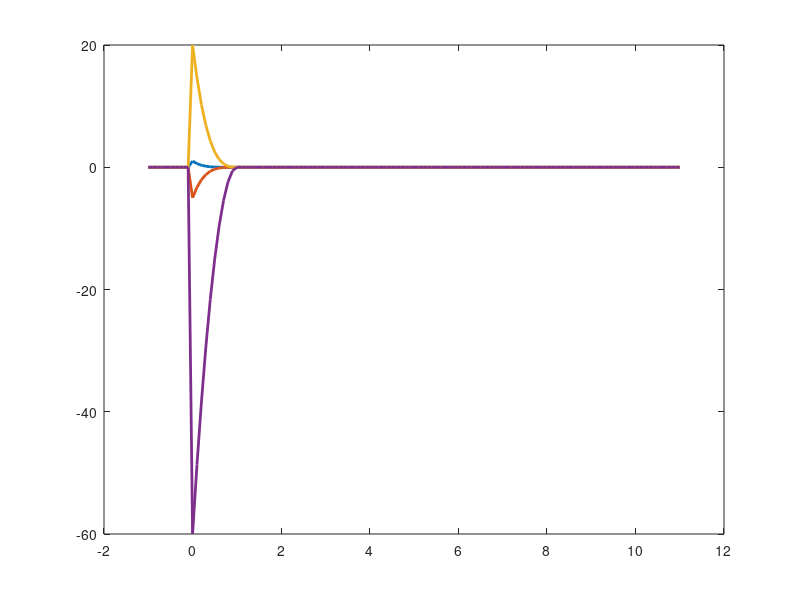

Write the MATLAB code that produced this figure. (Note: this script raises an error after producing the figure.)
K = 6;
S = K-1;
t_knot = linspace(0,10,11)';
t_knot(3) = [];
t_knot(5) = [];

t = linspace(-1,11,121)';
% t = 10;

% if S == 3
%     addpath('./cubic_splines');
%     spline = @(t) cspline(t);
%     spline_t = @(t) cspline_t(t);
%     spline_tt = @(t) cspline_tt(t);
%     spline_ttt = @(t) cspline_ttt(t);
% elseif S == 5
%     addpath('./quintic_splines');
%     spline = @(t) qspline(t);
%     spline_t = @(t) qspline_t(t);
%     spline_tt = @(t) qspline_tt(t);
%     spline_ttt = @(t) qspline_ttt(t);
% else
%     disp('Whoops! I only know how to deal with splines of order 3 and 5.')
%     return;
% end

% Now we need to add knot points past the beginning and end.
%
% M is given as the number of splines on the interval [t(1), t(end)]. We
% need to add extra splines before an after this, depending on order of the
% spline.
% pre_knots = t_knot(1) + (t_knot(2)-t_knot(1))*(-floor(S/2):-1)';
% post_knots = t_knot(end) + (t_knot(end)-t_knot(end-1))*(1:floor(S/2))';
%t_knot = [pre_knots; t_knot; post_knots];
t_knot = [repmat(t_knot(1),S,1); t_knot; repmat(t_knot(end),S,1)];
dt_knot = diff(t_knot);
t_knot2 = t_knot + [dt_knot; dt_knot(end)];

% numer of knots
M = length(t_knot);

% This is true assuming the original t_knot was strictly monotonically
% increasing (no repeat knots) and we added repeat knots at the beginning
% and end of the sequences.
N_splines = M - 2*S + 2*floor(S/2);

% number of collocation points
N = length(t);

% Rows are the N collocation points
% Columns are the M splines
X = zeros(N,N_splines,K); % This will contain all splines and their derivatives
XB = zeros(N,N_splines,K); % This will contain all splines through order K
for t_i=1:N % loop through all N collocation points
    i = find( t_knot <= t(t_i) & t(t_i) < t_knot2, 1, 'last' );
    if isempty(i)
        if t(t_i) < t_knot(1)
            i = find( t_knot == t_knot(1), 1, 'last');
            continue; %This continue means we don't need to set b(1) = 0; or check indices on the delta_r line
        elseif t(t_i) == t_knot(end)
            i = find( t_knot < t(t_i), 1, 'last'); 
        else
            i = find( t_knot < t_knot(end), 1, 'last');
            continue; %b(1) = 0;
        end
    end
    
    delta_r = zeros(K,1);
    delta_l = zeros(K,1);
    
    XB(t_i,i,1) = 1;
    
    b = zeros(K,1); b(1) = 1;
    for j=1:(K-1) % loop through splines of increasing order
       delta_r(j) = t_knot(i+j) - t(t_i);
       delta_l(j) = t(t_i) - t_knot(i+1-j);
       
       saved = 0;
       for r=1:j % loop through the nonzero splines
           term = b(r)/(delta_r(r) + delta_l(j+1-r));
           b(r) = saved + delta_r(r)*term;
           saved = delta_l(j+1-r)*term;
       end
       b(j+1) = saved;
       
       indices = max(1,i-j):i;
       XB(t_i,indices,j+1) = b(1:length(indices));
    end
    
    indices = max(1,i-K+1):i;
    X(t_i,indices,1) = b(1:length(indices));
    
end

% diff_coeff = @(a,r,m) (K-m)*(a(r)-a(r-1))/(t_knot(r+K-m) - t_knot(r));
diff_coeff = @(a,r,m) (K-m)*(a(2)-a(1))/(t_knot(r+K-m) - t_knot(r));

for r=1:N_splines
    % alpha mimics equation X.16 in deBoor's PGS, but localized to avoid
    % the zero elements.
    alpha = zeros(S+2,S+2); % row is the coefficient, column is the derivative (1=0 derivatives)
    alpha(2,1) = 1;
    for m=1:S
        for i=1:(m+1)
            a = alpha(:,m);
            alpha(i+1,m+1) = diff_coeff(a(i:end),r+i-1,m);
            if isinf(alpha(i+1,m+1)) || isnan(alpha(i+1,m+1))
                alpha(i+1,m+1) = 0;
            end
            if r+i-1>N_splines
                B = zeros(N,1);
            else
                B = XB(:,r+i-1,K-m);
            end
            X(:,r,m+1) = X(:,r,m+1) + alpha(i+1,m+1)*B;
        end
    end
end

% for i=1:N_splines
%     alpha = zeros(m+1,m);
%     for m=1:S
%         delta_l = t_knot(i+K-m) - t_knot(i);
%         delta_r = t_knot(i+K-m+1) - t_knot(i+1);
%         if i+1>N_splines
%             Br = zeros(N,1);
%         else
%             Br = XB(:,i+1,K-m);
%         end
%         X(:,i,m+1) = (K-m)*(XB(:,i,K-m)/delta_l - Br/delta_r);
%     end
% end

k=1;
figure, plot(t,X(:,k,1),'LineWidth', 2), hold on
plot(t,X(:,k,2),'LineWidth', 2)
plot(t,X(:,k,3),'LineWidth', 2)
plot(t,X(:,k,4),'LineWidth', 2)
% plot(t,DB(:,k,K-3))

plot(t,vdiff(t(2)-t(1),X(:,k,1),1))
plot(t,vdiff(t(2)-t(1),vdiff(t(2)-t(1),X(:,k),1),1))
% ylim([min(X(:,k))*1.05 max(X(:,k))*1.05])
legend('X', 'X_t', 'X_{tt}', 'X_{ttt}', 'diff(X)', 'diff(diff(X))')
vlines(t_knot,'g--')

figure
plot(t,X(:,:,1))
ylim([min(min(X(:,:,1)))*1.05 max(max(X(:,:,1)))*1.05])
vlines(t_knot,'g--')
